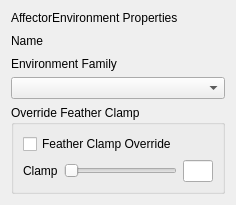
<?xml version="1.0" encoding="UTF-8"?>
<ui version="4.0">
 <class>AffectorEnvironmentForm</class>
 <widget class="QWidget" name="AffectorEnvironmentForm">
  <property name="geometry">
   <rect>
    <x>0</x>
    <y>0</y>
    <width>236</width>
    <height>188</height>
   </rect>
  </property>
  <property name="windowTitle">
   <string>Form</string>
  </property>
  <layout class="QVBoxLayout" name="verticalLayout">
   <item>
    <widget class="QLabel" name="affectorNameLabel">
     <property name="text">
      <string>AffectorEnvironment Properties</string>
     </property>
    </widget>
   </item>
   <item>
    <layout class="QHBoxLayout" name="horizontalLayout">
     <item>
      <widget class="QLabel" name="nameLabel">
       <property name="text">
        <string>Name</string>
       </property>
      </widget>
     </item>
     <item>
      <widget class="QLabel" name="nameViewLabel">
       <property name="text">
        <string/>
       </property>
      </widget>
     </item>
     <item>
      <spacer name="horizontalSpacer">
       <property name="orientation">
        <enum>Qt::Horizontal</enum>
       </property>
       <property name="sizeHint" stdset="0">
        <size>
         <width>40</width>
         <height>20</height>
        </size>
       </property>
      </spacer>
     </item>
    </layout>
   </item>
   <item>
    <widget class="QLabel" name="label">
     <property name="text">
      <string>Environment Family</string>
     </property>
    </widget>
   </item>
   <item>
    <widget class="QComboBox" name="comboBox"/>
   </item>
   <item>
    <widget class="QGroupBox" name="overrideFeatherGroup">
     <property name="title">
      <string>Override Feather Clamp</string>
     </property>
     <layout class="QGridLayout" name="gridLayout">
      <item row="0" column="0" colspan="2">
       <widget class="QCheckBox" name="featherClampOverrideCheckBox">
        <property name="text">
         <string>Feather Clamp Override</string>
        </property>
       </widget>
      </item>
      <item row="1" column="0">
       <widget class="QLabel" name="clampLabel">
        <property name="text">
         <string>Clamp</string>
        </property>
       </widget>
      </item>
      <item row="1" column="1">
       <widget class="QSlider" name="clampSlider">
        <property name="orientation">
         <enum>Qt::Horizontal</enum>
        </property>
       </widget>
      </item>
      <item row="1" column="2">
       <widget class="QLineEdit" name="clampEdit"/>
      </item>
     </layout>
    </widget>
   </item>
  </layout>
 </widget>
 <resources/>
 <connections/>
</ui>
